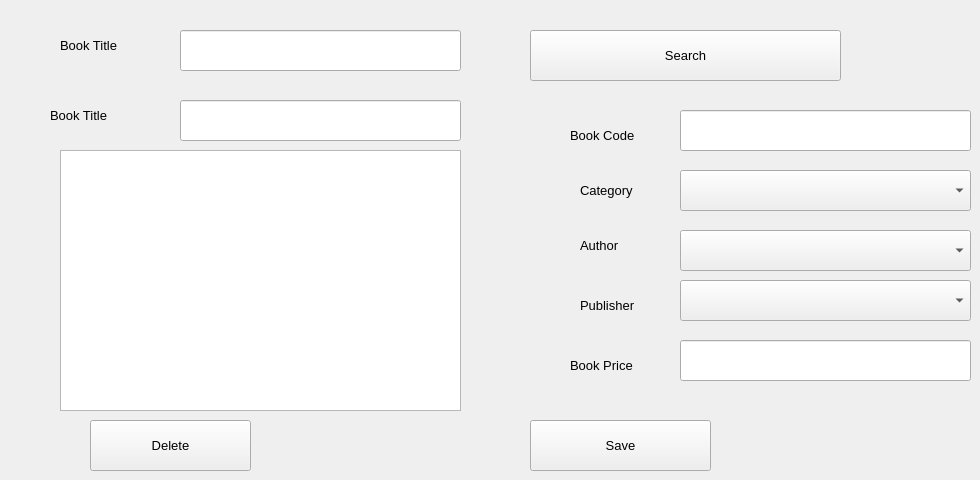
      <widget class="QWidget" name="tab_6">
       <attribute name="title">
        <string>Edit Or Delete A Book</string>
       </attribute>
       <widget class="QComboBox" name="comboBox_6">
        <property name="geometry">
         <rect>
          <x>680</x>
          <y>280</y>
          <width>291</width>
          <height>41</height>
         </rect>
        </property>
        <property name="font">
         <font>
          <pointsize>10</pointsize>
         </font>
        </property>
       </widget>
       <widget class="QLabel" name="label_9">
        <property name="geometry">
         <rect>
          <x>570</x>
          <y>120</y>
          <width>101</width>
          <height>31</height>
         </rect>
        </property>
        <property name="font">
         <font>
          <family>Segoe UI</family>
          <pointsize>10</pointsize>
         </font>
        </property>
        <property name="text">
         <string>Book Code</string>
        </property>
       </widget>
       <widget class="QComboBox" name="comboBox_7">
        <property name="geometry">
         <rect>
          <x>680</x>
          <y>170</y>
          <width>291</width>
          <height>41</height>
         </rect>
        </property>
        <property name="font">
         <font>
          <pointsize>10</pointsize>
         </font>
        </property>
       </widget>
       <widget class="QLineEdit" name="lineEdit_5">
        <property name="geometry">
         <rect>
          <x>180</x>
          <y>30</y>
          <width>281</width>
          <height>41</height>
         </rect>
        </property>
        <property name="font">
         <font>
          <pointsize>10</pointsize>
         </font>
        </property>
       </widget>
       <widget class="QLabel" name="label_10">
        <property name="geometry">
         <rect>
          <x>580</x>
          <y>170</y>
          <width>101</width>
          <height>41</height>
         </rect>
        </property>
        <property name="font">
         <font>
          <family>Segoe UI</family>
          <pointsize>10</pointsize>
         </font>
        </property>
        <property name="text">
         <string>Category</string>
        </property>
       </widget>
       <widget class="QLabel" name="label_11">
        <property name="geometry">
         <rect>
          <x>580</x>
          <y>230</y>
          <width>101</width>
          <height>31</height>
         </rect>
        </property>
        <property name="font">
         <font>
          <family>Segoe UI</family>
          <pointsize>10</pointsize>
         </font>
        </property>
        <property name="text">
         <string>Author</string>
        </property>
       </widget>
       <widget class="QLabel" name="label_12">
        <property name="geometry">
         <rect>
          <x>580</x>
          <y>290</y>
          <width>101</width>
          <height>31</height>
         </rect>
        </property>
        <property name="font">
         <font>
          <family>Segoe UI</family>
          <pointsize>10</pointsize>
         </font>
        </property>
        <property name="text">
         <string>Publisher</string>
        </property>
       </widget>
       <widget class="QComboBox" name="comboBox_8">
        <property name="geometry">
         <rect>
          <x>680</x>
          <y>230</y>
          <width>291</width>
          <height>41</height>
         </rect>
        </property>
        <property name="font">
         <font>
          <pointsize>10</pointsize>
         </font>
        </property>
       </widget>
       <widget class="QLineEdit" name="lineEdit_6">
        <property name="geometry">
         <rect>
          <x>680</x>
          <y>340</y>
          <width>291</width>
          <height>41</height>
         </rect>
        </property>
        <property name="font">
         <font>
          <pointsize>10</pointsize>
         </font>
        </property>
       </widget>
       <widget class="QLabel" name="label_13">
        <property name="geometry">
         <rect>
          <x>570</x>
          <y>350</y>
          <width>101</width>
          <height>31</height>
         </rect>
        </property>
        <property name="font">
         <font>
          <family>Segoe UI</family>
          <pointsize>10</pointsize>
         </font>
        </property>
        <property name="text">
         <string>Book Price</string>
        </property>
       </widget>
       <widget class="QLabel" name="label_14">
        <property name="geometry">
         <rect>
          <x>60</x>
          <y>30</y>
          <width>111</width>
          <height>31</height>
         </rect>
        </property>
        <property name="font">
         <font>
          <family>Segoe UI</family>
          <pointsize>10</pointsize>
         </font>
        </property>
        <property name="text">
         <string>Book Title</string>
        </property>
       </widget>
       <widget class="QLineEdit" name="lineEdit_7">
        <property name="geometry">
         <rect>
          <x>680</x>
          <y>110</y>
          <width>291</width>
          <height>41</height>
         </rect>
        </property>
        <property name="font">
         <font>
          <pointsize>10</pointsize>
         </font>
        </property>
       </widget>
       <widget class="QPushButton" name="pushButton_8">
        <property name="geometry">
         <rect>
          <x>530</x>
          <y>420</y>
          <width>181</width>
          <height>51</height>
         </rect>
        </property>
        <property name="font">
         <font>
          <family>Segoe UI</family>
          <pointsize>10</pointsize>
         </font>
        </property>
        <property name="text">
         <string>Save</string>
        </property>
       </widget>
       <widget class="QLineEdit" name="lineEdit_8">
        <property name="geometry">
         <rect>
          <x>180</x>
          <y>100</y>
          <width>281</width>
          <height>41</height>
         </rect>
        </property>
        <property name="font">
         <font>
          <pointsize>10</pointsize>
         </font>
        </property>
       </widget>
       <widget class="QLabel" name="label_15">
        <property name="geometry">
         <rect>
          <x>50</x>
          <y>100</y>
          <width>111</width>
          <height>31</height>
         </rect>
        </property>
        <property name="font">
         <font>
          <family>Segoe UI</family>
          <pointsize>10</pointsize>
         </font>
        </property>
        <property name="text">
         <string>Book Title</string>
        </property>
       </widget>
       <widget class="QPushButton" name="pushButton_9">
        <property name="geometry">
         <rect>
          <x>530</x>
          <y>30</y>
          <width>311</width>
          <height>51</height>
         </rect>
        </property>
        <property name="font">
         <font>
          <pointsize>10</pointsize>
         </font>
        </property>
        <property name="text">
         <string>Search</string>
        </property>
       </widget>
       <widget class="QPushButton" name="pushButton_10">
        <property name="geometry">
         <rect>
          <x>90</x>
          <y>420</y>
          <width>161</width>
          <height>51</height>
         </rect>
        </property>
        <property name="font">
         <font>
          <pointsize>10</pointsize>
         </font>
        </property>
        <property name="text">
         <string>Delete</string>
        </property>
       </widget>
       <widget class="QTextEdit" name="textEdit_2">
        <property name="geometry">
         <rect>
          <x>60</x>
          <y>150</y>
          <width>401</width>
          <height>261</height>
         </rect>
        </property>
        <property name="font">
         <font>
          <pointsize>10</pointsize>
         </font>
        </property>
       </widget>
      </widget>
